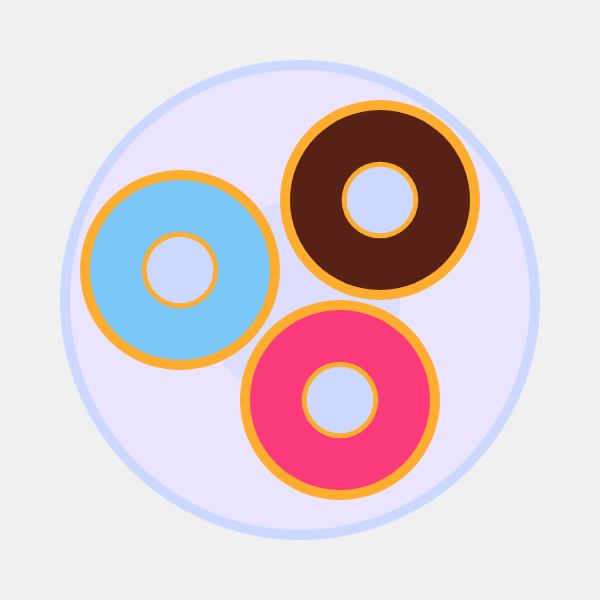
Frame 1 (no input)
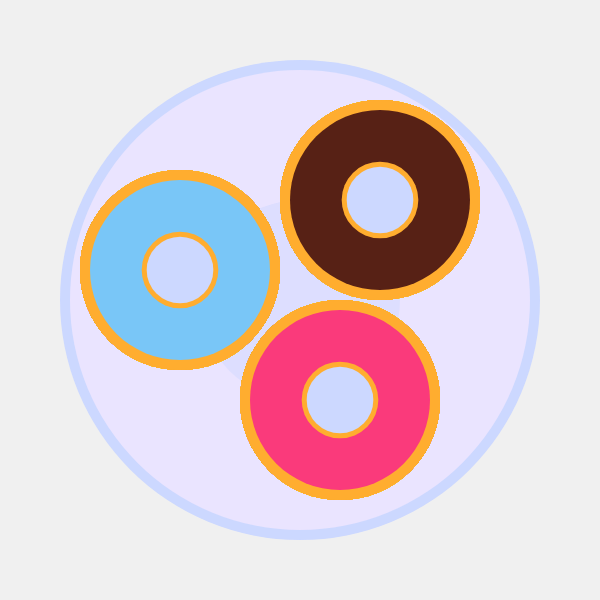
Frame 60 (no input)
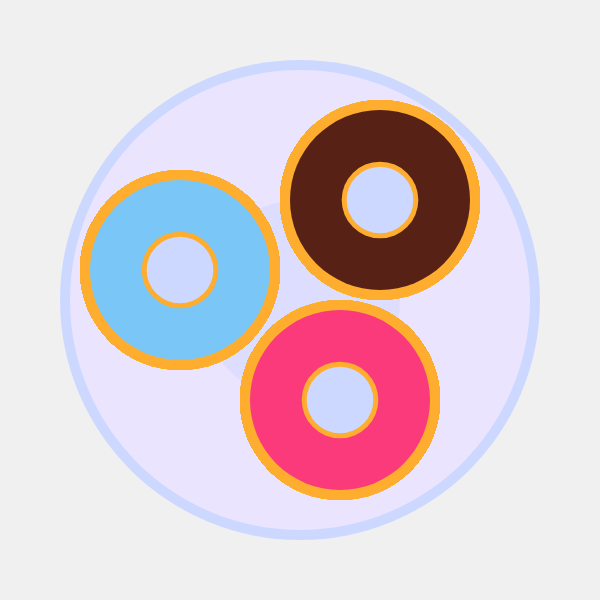
Frame 120 (the mouse pressed at the canvas centre since frame 60)

The p5.js sketch that drew these frames (run headless with seeded random() and noise() and a simulated clock; from frame 60 on, the mouse is pressed at the canvas centre):

// p5.js sketch
// ── sketch.js
let canvasSize = 600;
let plateSize = 600 * 0.8;

let donutSize = 200;
let donutCount = 0;

let donutColor1 = '#79C6F7';
let donutColor2 = '#572115';
let donutColor3 = '#FA3A7B';


function setup() {
  createCanvas(canvasSize, canvasSize);
  background(240);
  
  // draw a plate
  fill(204,216,255);
  noStroke();
  circle(width/2, height/2, plateSize);
  
  fill(234,228,255);
  circle(width/2, height/2, plateSize-20);
  
  fill(221,222,255);
  circle(width/2, height/2, 200);  
  
}

function draw()
{
  //Draw donuts
  drawDonut(180,270, donutSize, donutColor1);
  drawDonut(380,200, donutSize, donutColor2);
  drawDonut(340,400, donutSize, donutColor3);
  
  //on mouse click draw a donut with randomly selected topping

}

function drawDonut(positionX, positionY, size, glaze)
{
  //donut main color
  fill(255,173,47);
  circle(positionX, positionY, size);
  
  //glaze on top
  fill(glaze);
  circle(positionX, positionY, size-20);
  
  
  //donut main color
  fill(255,173,47);
  circle(positionX, positionY, size/3+10);  
  
  // donut hole (matches the plate color)
  fill(204,216,255);
  circle(positionX, positionY, size/3);
  
}


//Changes donut's color on mouse click
function mouseClicked()
{
  donutColor1 = pickColor();
  donutColor2 = pickColor();
  donutColor3 = pickColor();
}

//Select a random donut color from the predefined list of colors
function pickColor()
{
  let colors = ['#79C6F7', '#572115', '#FA3A7B', '#59CEC2', '#F5E9DC'];
  return random(colors);  
}
  
